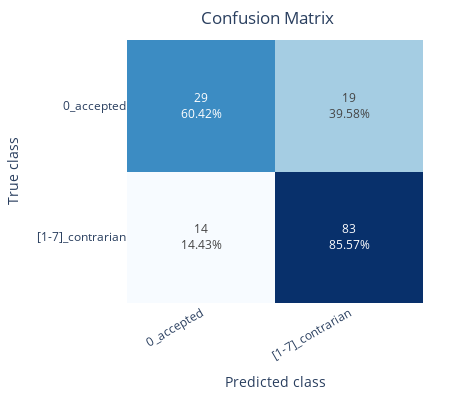
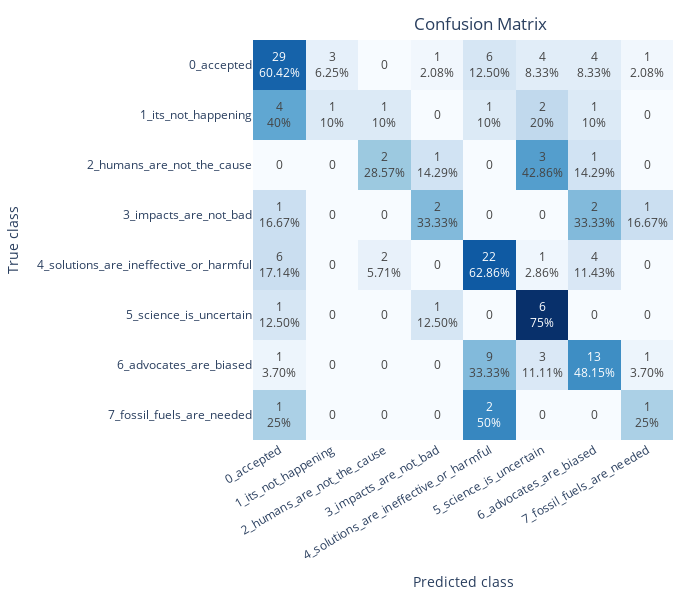

Notebook code cell kept with these figures, in order:
### Code cell
# Continue iterate on the prompts on the train set until we reach an acceptable performance
evaluation_report(df_train["cards_true"], df_train["cards_pred"])

### Figure 1 — Plotly figure (JSON) as saved in the notebook; plotly's stock layout.template omitted (floating-point values rounded to 4 significant figures)
{"data": [{"colorscale": [[0, "rgb(247,251,255)"], [0.125, "rgb(222,235,247)"], [0.25, "rgb(198,219,239)"], [0.375, "rgb(158,202,225)"], [0.5, "rgb(107,174,214)"], [0.625, "rgb(66,146,198)"], [0.75, "rgb(33,113,181)"], [0.875, "rgb(8,81,156)"], [1, "rgb(8,48,107)"]], "hoverinfo": "none", "showscale": false, "text": [["29<br>60.42%", "19<br>39.58%"], ["14<br>14.43%", "83<br>85.57%"]], "texttemplate": "%{text}", "type": "heatmap", "x": ["0_accepted", "[1-7]_contrarian"], "y": ["0_accepted", "[1-7]_contrarian"], "z": [[0.6042, 0.3958], [0.1443, 0.8557]]}], "layout": {"height": 400, "margin": {"b": 27, "r": 27, "t": 40}, "title": {"text": "Confusion Matrix", "x": 0.7, "xref": "paper", "y": 0.97}, "width": 450, "xaxis": {"tickangle": -30, "title": {"text": "Predicted class"}}, "yaxis": {"autorange": "reversed", "title": {"text": "True class"}}}}

### Figure 2 — Plotly figure (JSON) as saved in the notebook; plotly's stock layout.template omitted (floating-point values rounded to 4 significant figures)
{"data": [{"colorscale": [[0, "rgb(247,251,255)"], [0.125, "rgb(222,235,247)"], [0.25, "rgb(198,219,239)"], [0.375, "rgb(158,202,225)"], [0.5, "rgb(107,174,214)"], [0.625, "rgb(66,146,198)"], [0.75, "rgb(33,113,181)"], [0.875, "rgb(8,81,156)"], [1, "rgb(8,48,107)"]], "hoverinfo": "none", "showscale": false, "text": [["29<br>60.42%", "3<br>6.25%", "0", "1<br>2.08%", "6<br>12.50%", "4<br>8.33%", "4<br>8.33%", "1<br>2.08%"], ["4<br>40%", "1<br>10%", "1<br>10%", "0", "1<br>10%", "2<br>20%", "1<br>10%", "0"], ["0", "0", "2<br>28.57%", "1<br>14.29%", "0", "3<br>42.86%", "1<br>14.29%", "0"], ["1<br>16.67%", "0", "0", "2<br>33.33%", "0", "0", "2<br>33.33%", "1<br>16.67%"], ["6<br>17.14%", "0", "2<br>5.71%", "0", "22<br>62.86%", "1<br>2.86%", "4<br>11.43%", "0"], ["1<br>12.50%", "0", "0", "1<br>12.50%", "0", "6<br>75%", "0", "0"], ["1<br>3.70%", "0", "0", "0", "9<br>33.33%", "3<br>11.11%", "13<br>48.15%", "1<br>3.70%"], ["1<br>25%", "0", "0", "0", "2<br>50%", "0", "0", "1<br>25%"]], "texttemplate": "%{text}", "type": "heatmap", "x": ["0_accepted", "1_its_not_happening", "2_humans_are_not_the_cause", "3_impacts_are_not_bad", "4_solutions_are_ineffective_or_harmful", "5_science_is_uncertain", "6_advocates_are_biased", "7_fossil_fuels_are_needed"], "y": ["0_accepted", "1_its_not_happening", "2_humans_are_not_the_cause", "3_impacts_are_not_bad", "4_solutions_are_ineffective_or_harmful", "5_science_is_uncertain", "6_advocates_are_biased", "7_fossil_fuels_are_needed"], "z": [[0.6042, 0.0625, 0, 0.02083, 0.125, 0.08333, 0.08333, 0.02083], [0.4, 0.1, 0.1, 0, 0.1, 0.2, 0.1, 0], [0, 0, 0.2857, 0.1429, 0, 0.4286, 0.1429, 0], [0.1667, 0, 0, 0.3333, 0, 0, 0.3333, 0.1667], [0.1714, 0, 0.05714, 0, 0.6286, 0.02857, 0.1143, 0], [0.125, 0, 0, 0.125, 0, 0.75, 0, 0], [0.03704, 0, 0, 0, 0.3333, 0.1111, 0.4815, 0.03704], [0.25, 0, 0, 0, 0.5, 0, 0, 0.25]]}], "layout": {"height": 600, "margin": {"b": 27, "r": 27, "t": 40}, "title": {"text": "Confusion Matrix", "x": 0.7, "xref": "paper", "y": 0.97}, "width": 700, "xaxis": {"tickangle": -30, "title": {"text": "Predicted class"}}, "yaxis": {"autorange": "reversed", "title": {"text": "True class"}}}}
